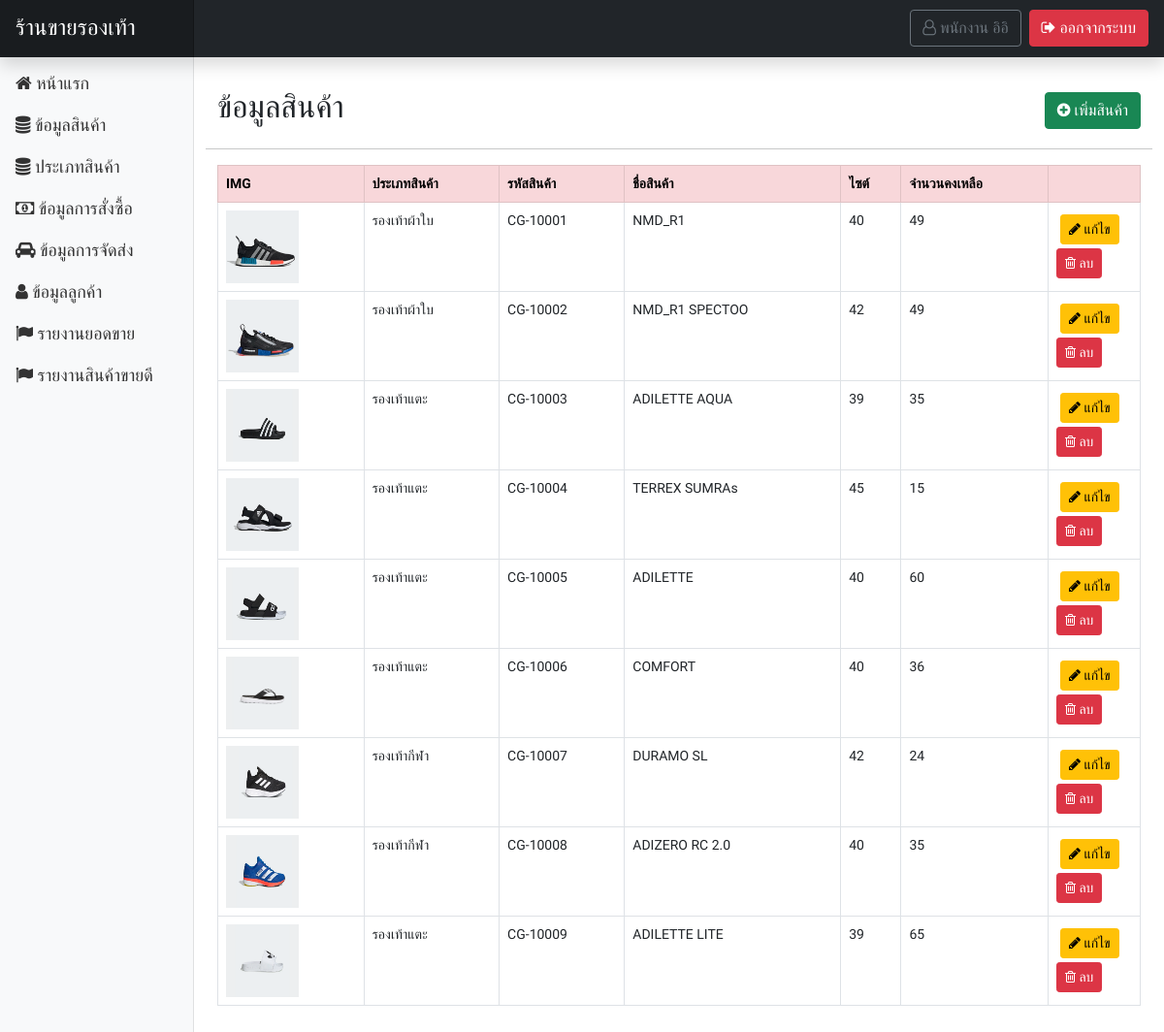
Before: /page-user/cargo_show.php (signed in) with the older database file.
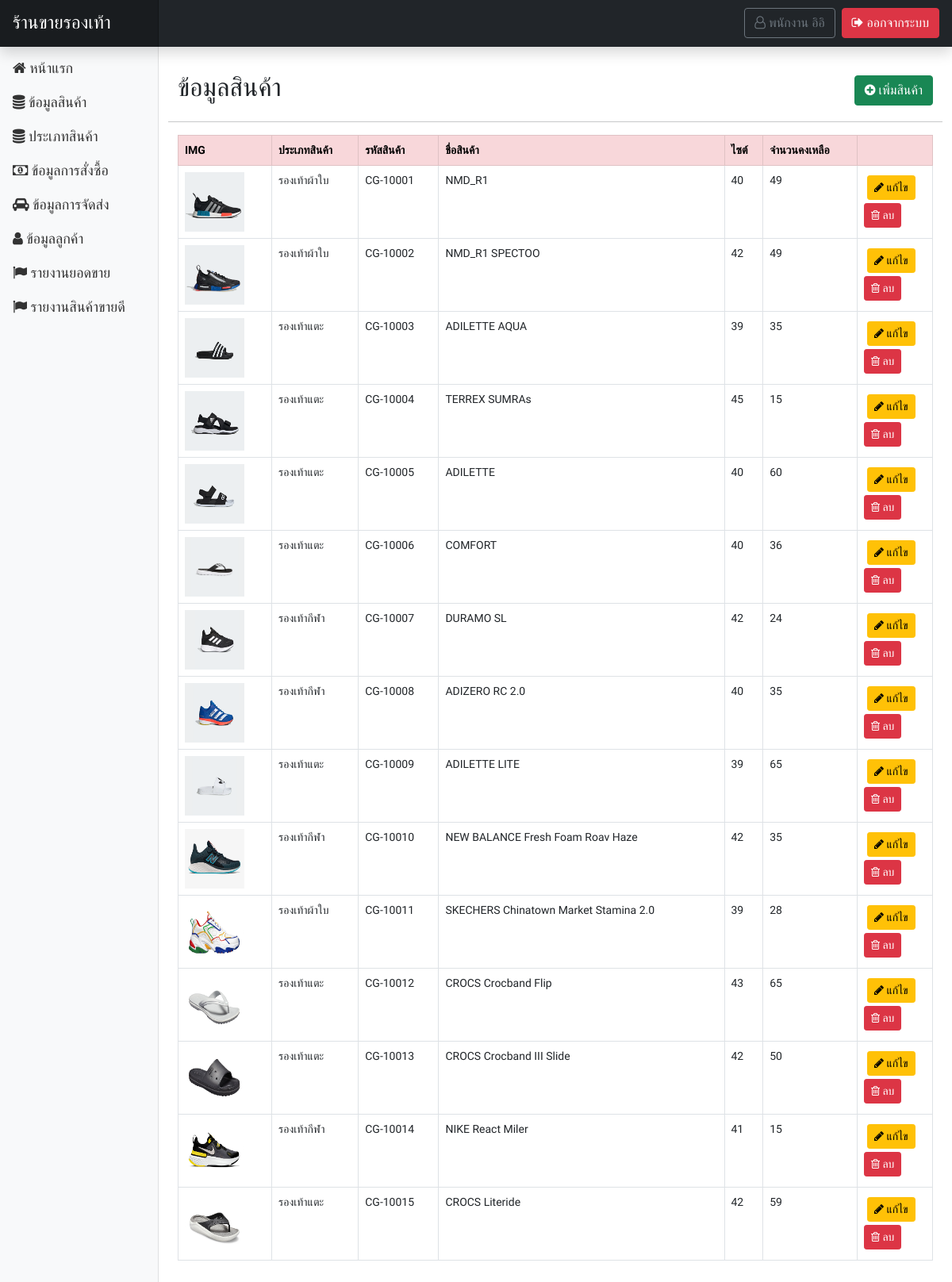
After: the same page with the newer database file.
### tables this page shows
CREATE TABLE `tbl_cargo` (
  `cg_id` int(20) NOT NULL COMMENT 'ID',
  `cg_code` varchar(255) NOT NULL COMMENT 'รหัสสินค้า',
  `cg_name` varchar(255) NOT NULL COMMENT 'ชื่อสินค้า',
  `cg_detail` text NOT NULL COMMENT 'รายละเอียด',
  `cg_img` varchar(255) NOT NULL COMMENT 'รูปภาพ',
  `cg_type_id` varchar(50) NOT NULL COMMENT 'ID ประเภทสินค้า',
  `cg_unit` varchar(50) NOT NULL COMMENT 'ไซต์',
  `cg_price` varchar(50) NOT NULL COMMENT 'ราคา',
  `cg_amount` varchar(50) NOT NULL COMMENT 'จำนวนในคลัง',
  `cg_view` varchar(50) NOT NULL DEFAULT '0' COMMENT 'การดูสินค้า'
);

CREATE TABLE `tbl_type_product` (
  `tp_id` int(11) NOT NULL COMMENT 'ID',
  `tp_name` varchar(255) NOT NULL COMMENT 'ชื่อประเภทสินค้า'
);

### functions.php (called while the page is built, shortened)
<?php
class ConnectDB
{
    protected $db;
    function __construct()
    {
        $DB_HOST = "localhost";
        $DB_USER = "root";
        $DB_PASS = "";
        $DB_NAME = "stoe_store";
        $con = new mysqli($DB_HOST, $DB_USER, $DB_PASS, $DB_NAME);
        $con->set_charset("utf8");
        $this->db = $con;
    }
    function query($data)
    {
        $result = $this->db->query($data);
        if ($result == true) {
            return $result;
        } else {
            echo "Error to query.!!";
        }
    }
}
class User extends ConnectDB
{
    function userGetById($id)
    {
        $result = $this->db->query("SELECT * FROM tbl_user WHERE u_id = '$id' ");
        $row = $result->fetch_all(MYSQLI_ASSOC);
        return $row;
    }
}

### page-user/cargo_show.php (the view, shortened to what this page needs)
<?php include('header.php'); ?>
</head>
<?php
$obj = new ConnectDB();
$result = $obj->query("SELECT * FROM tbl_cargo as cg INNER JOIN tbl_type_product as tp ON cg.cg_type_id = tp.tp_id ");
$row = $result->fetch_all(MYSQLI_ASSOC);
?>
<body>
    <?php include('navbar.php'); ?>
    <div class="container-fluid">
        <div class="row mb-5">
            <?php include('sidebar.php'); ?>
            <main class="col-md-9 ms-sm-auto col-lg-10 px-md-4">
                <div class="row mt-3">
                    <div class="d-flex justify-content-between align-items-center my-3">
                        <h2>ข้อมูลสินค้า</h2>
                        <a href="cargo_add.php" class="btn btn-success"><i class="fa fa-plus-circle" aria-hidden="true"></i> เพิ่มสินค้า</a>
                    </div>
                    <hr>
                    <div class="table-responsive">
                        <table id="dtb" class="table table-hover table-bordered">
                            <thead>
                                <tr class="table-danger">
                                    <th>IMG</th>
                                    <th>ประเภทสินค้า</th>
                                    <th>รหัสสินค้า</th>
                                    <th>ชื่อสินค้า</th>
                                    <th>ไซต์</th>
                                    <th>จำนวนคงเหลือ</th>
                                    <th></th>
                                </tr>
                            </thead>
                            <tbody>
                                <?php
                                foreach ($row as $key => $value) {
                                ?>
                                    <tr>
                                        <td><img src="../img_upload/<?= $value['cg_img']; ?>" style="height:75px;width:75px;"></td>
                                        <td><?= $value['tp_name']; ?></td>
                                        <td><?= $value['cg_code']; ?></td>
                                        <td><?= $value['cg_name']; ?></td>
                                        <td><?= $value['cg_unit']; ?></td>
                                        <td><?= $value['cg_amount']; ?></td>
                                        <td width="10%">
                                            <a href="cargo_edit.php?action=edit&id=<?= $value['cg_id']; ?>" class="btn btn-sm btn-warning m-1"><i class="fa fa-pencil" aria-hidden="true"></i> แก้ไข</a>
                                            <a href="?action=delete&id=<?= $value['cg_id']; ?>" class="btn btn-sm btn-danger" onclick="return confirm('ยืนยันการลบ?');"><i class="fa fa-trash-o" aria-hidden="true"></i> ลบ</a>
                                        </td>
                                    </tr>
                                <?php } ?>
                            </tbody>
                        </table>
                    </div>
                </div>
            </main>
        </div>
    </div>
    <?php include('call_datatable.php'); ?>
</body>
</html>

Changed rows visible on the page:
added tbl_cargo: cg_img (picture), tbl_type_product.tp_name "รองเท้ากีฬา", cg_code "CG-10010", cg_name "NEW BALANCE Fresh Foam Roav Haze", cg_unit "42", cg_amount "35"
added tbl_cargo: cg_img (picture), tbl_type_product.tp_name "รองเท้าผ้าใบ", cg_code "CG-10011", cg_name "SKECHERS Chinatown Market Stamina 2.0", cg_unit "39", cg_amount "28"
added tbl_cargo: cg_img (picture), tbl_type_product.tp_name "รองเท้าแตะ", cg_code "CG-10012", cg_name "CROCS Crocband Flip", cg_unit "43", cg_amount "65"
added tbl_cargo: cg_img (picture), tbl_type_product.tp_name "รองเท้าแตะ", cg_code "CG-10013", cg_name "CROCS Crocband III Slide", cg_unit "42", cg_amount "50"
added tbl_cargo: cg_img (picture), tbl_type_product.tp_name "รองเท้ากีฬา", cg_code "CG-10014", cg_name "NIKE React Miler", cg_unit "41", cg_amount "15"
added tbl_cargo: cg_img (picture), tbl_type_product.tp_name "รองเท้าแตะ", cg_code "CG-10015", cg_name "CROCS Literide", cg_unit "42", cg_amount "59"
